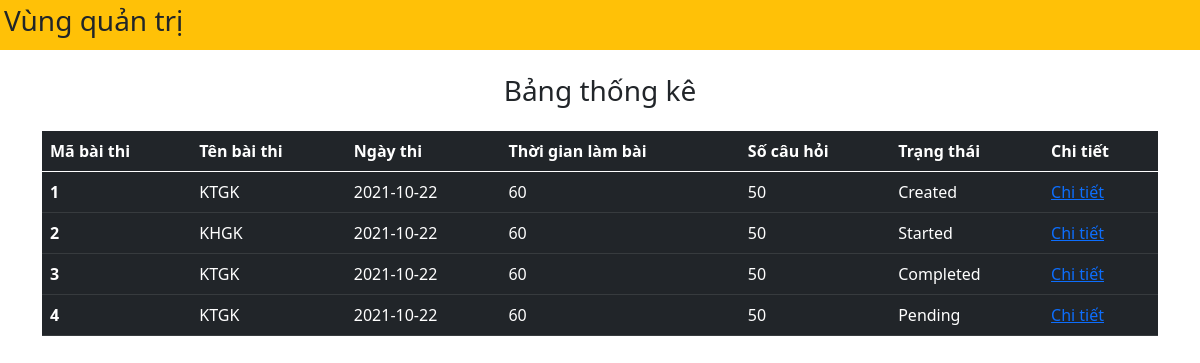
The page / on the database its author committed.
### tables this page shows
CREATE TABLE `exams` (
  `id` int(225) UNSIGNED NOT NULL,
  `exam_title` varchar(100) NOT NULL,
  `exam_datetime` date NOT NULL,
  `duration` int(225) NOT NULL,
  `total_question` int(225) NOT NULL,
  `marks_per_right_answer` varchar(10) NOT NULL,
  `created_on` date NOT NULL,
  `status` varchar(100) NOT NULL,
  `exam_code` int(225) UNSIGNED NOT NULL
);

### src/index.php (the view, shortened to what this page needs)
<!DOCTYPE html>
<html lang="en">
<head>
    <link rel="stylesheet" href="https://stackpath.bootstrapcdn.com/bootstrap/5.0.0-alpha1/css/bootstrap.min.css"
>
</head>
<body>
    <div class="container-fluid bg-warning p-1 mb-4">
        <h3>Vùng quản trị</h3>
    </div>
    <div class="container">
        <h3 class="text-center mb-4">Bảng thống kê</h3>
        <table class="table table-dark table-hover">
            <thead>
                <tr>
                    <th scope="col">Mã bài thi</th>
                    <th scope="col">Tên bài thi</th>
                    <th scope="col">Ngày thi</th>
                    <th scope="col">Thời gian làm bài</th>
                    <th scope="col">Số câu hỏi</th>
                    <th scope="col">Trạng thái</th>
                    <th scope="col">Chi tiết</th>
                </tr>
            </thead>
            <tbody>
                <?php
                $conn = mysqli_connect('localhost', 'root', '', 'de06');
                $sql = "SELECT * FROM `exams`";
                $result = mysqli_query($conn, $sql);
                if(mysqli_num_rows($result) > 0){
                while($row = mysqli_fetch_assoc($result)){
                ?>
                <tr>
                    <th scope="row"><?php echo $row['id']; ?></th>
                    <td><?php echo $row['exam_title']; ?></td>
                    <td><?php echo $row['exam_datetime']; ?></td>
                    <td><?php echo $row['duration']; ?></td>
                    <td><?php echo $row['total_question']; ?></td>
                    <td><?php echo $row['status']; ?></td>
                    <td><a href="#">Chi tiết</a></td>
                </tr>
                <?php
                }
            }
                ?>
        </table>
    </div>
</body>
</html>

### rows shown on the page
exams: id "1", exam_title "KTGK", exam_datetime "2021-10-22", duration "60", total_question "50", status "Created"
exams: id "2", exam_title "KHGK", exam_datetime "2021-10-22", duration "60", total_question "50", status "Started"
exams: id "3", exam_title "KTGK", exam_datetime "2021-10-22", duration "60", total_question "50", status "Completed"
exams: id "4", exam_title "KTGK", exam_datetime "2021-10-22", duration "60", total_question "50", status "Pending"
